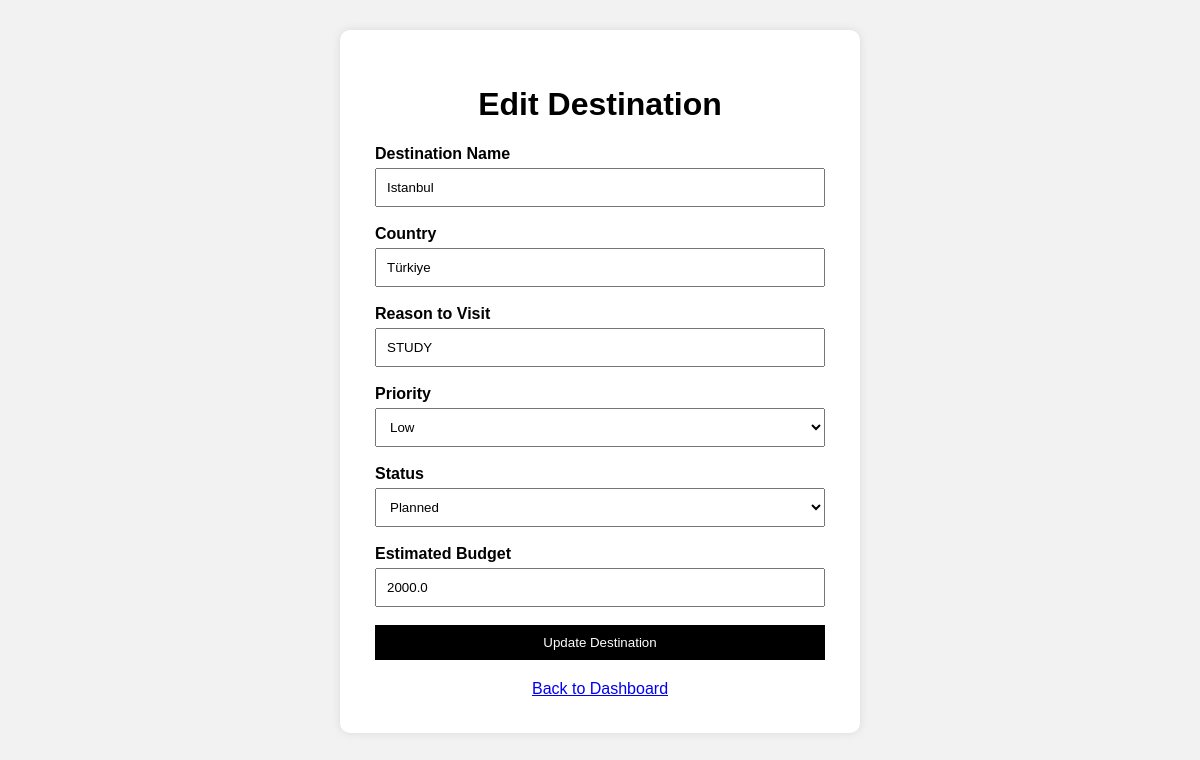
/edit/1 (signed in), run on the app's committed database.
### tables this page shows
CREATE TABLE destinations (
    id INTEGER PRIMARY KEY AUTOINCREMENT,
    name TEXT NOT NULL,
    country TEXT NOT NULL,
    reason TEXT NOT NULL,
    priority TEXT NOT NULL,
    status TEXT NOT NULL,
    budget REAL NOT NULL,
    created_at TEXT NOT NULL,
    user_id INTEGER NOT NULL,
    FOREIGN KEY (user_id) REFERENCES users(id)
);

### app.py (the view, shortened to what this page needs)
@app.route("/edit/<int:id>", methods=["GET", "POST"])
def edit_destination(id):
    if "user_id" not in session:
        return redirect(url_for("login"))
    conn = get_db_connection()
    destination = conn.execute(
        "SELECT * FROM destinations WHERE id = ? AND user_id = ?",
        (id, session["user_id"])
    ).fetchone()
    if destination is None:
        conn.close()
        return "Destination not found or access denied."
    conn.close()
    return render_template("edit_destination.html", destination=destination)

### database.py (called while the page is built)
def get_db_connection():
    conn = sqlite3.connect(DATABASE)
    conn.row_factory = sqlite3.Row
    return conn

### templates/edit_destination.html (shortened to what this page needs)
<!DOCTYPE html>
<html lang="en">
<head>
</head>
<body>
    <div class="container">
        <h1>Edit Destination</h1>
        <form method="POST">
            <label for="name">Destination Name</label>
            <input type="text" id="name" name="name" value="{{ destination['name'] }}" required>
            <label for="country">Country</label>
            <input type="text" id="country" name="country" value="{{ destination['country'] }}" required>
            <label for="reason">Reason to Visit</label>
            <input type="text" id="reason" name="reason" value="{{ destination['reason'] }}" required>
            <label for="priority">Priority</label>
            <select id="priority" name="priority">
                <option {% if destination['priority'] == 'Low' %}selected{% endif %}>Low</option>
            </select>
            <label for="status">Status</label>
            <select id="status" name="status">
                <option {% if destination['status'] == 'Planned' %}selected{% endif %}>Planned</option>
            </select>
            <label for="budget">Estimated Budget</label>
            <input type="number" id="budget" name="budget" step="0.01" value="{{ destination['budget'] }}" required>
            <button type="submit">Update Destination</button>
        </form>
        <a href="/dashboard">Back to Dashboard</a>
    </div>
</body>
</html>

### templates/edit_destination.html (style rules this page uses)
body { font-family: Arial, sans-serif; background-color: #f2f2f2; margin: 0; padding: 30px; }
.container { max-width: 450px; margin: auto; background-color: white; padding: 35px; border-radius: 10px; box-shadow: 0px 0px 10px rgba(0,0,0,0.1); }
h1 { text-align: center; }
label { font-weight: bold; }
input, select { width: 100%; padding: 10px; margin-top: 5px; margin-bottom: 18px; box-sizing: border-box; }
button { width: 100%; padding: 10px; background-color: black; color: white; border: none; cursor: pointer; }
a { display: block; text-align: center; margin-top: 20px; }

### data on the page
destinations: name "Istanbul", country "Türkiye", reason "STUDY", priority "Low", status "Planned", budget "2000.0"
